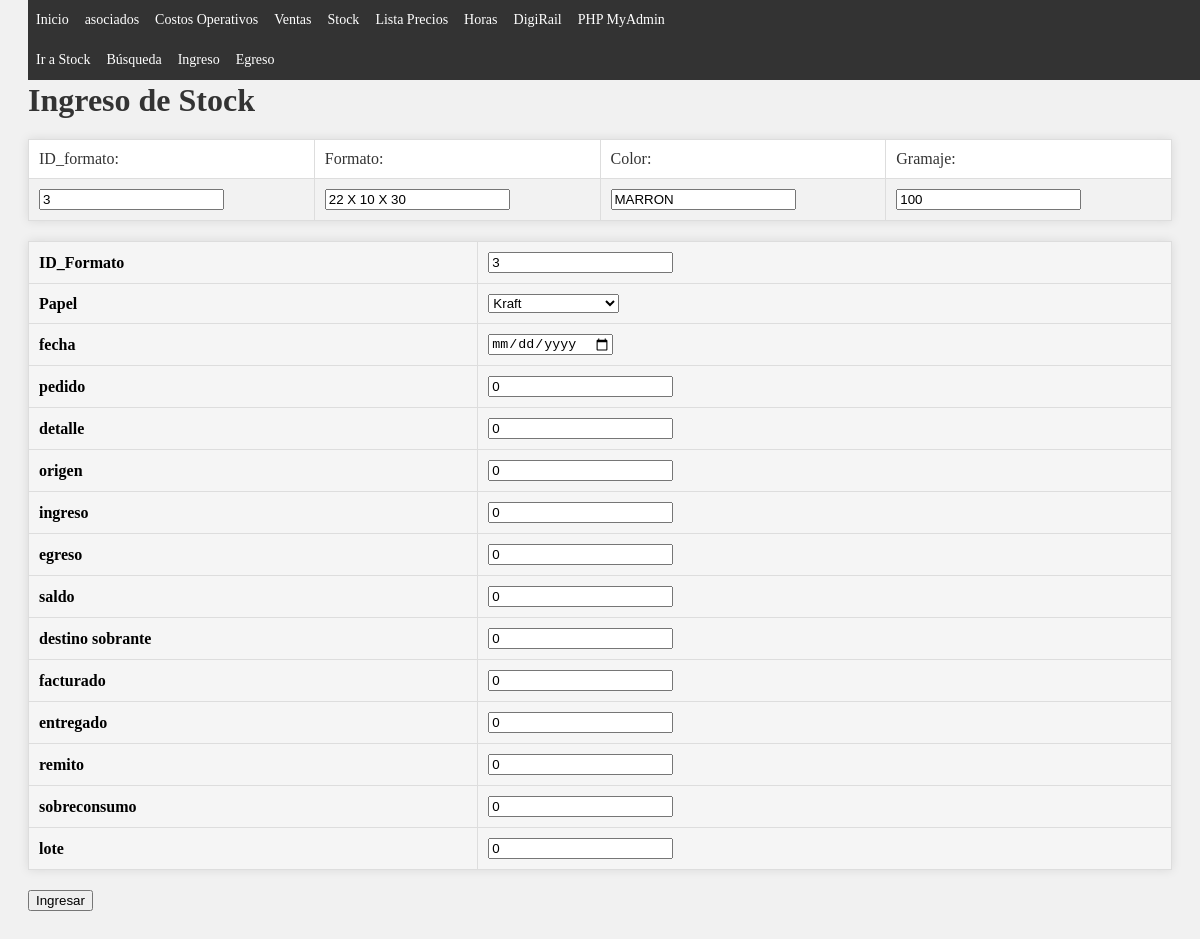
The app's page /Stock/input.php?ID_formato=3 with its own data.
### tables this page shows
CREATE TABLE `tabla_1` (
  `ID_formato` int(11) NOT NULL,
  `formato` varchar(14) NOT NULL,
  `ancho` int(11) NOT NULL,
  `fuelle` int(11) NOT NULL,
  `alto` int(11) NOT NULL,
  `color` varchar(11) NOT NULL,
  `gramaje` int(11) NOT NULL,
  `cantidades` int(11) NOT NULL,
  `manijas` bit(1) NOT NULL,
  `fechatiempo` timestamp NULL DEFAULT CURRENT_TIMESTAMP ON UPDATE CURRENT_TIMESTAMP
);

### Stock/input.php (the view, shortened to what this page needs)
<!DOCTYPE html>
<html>
<head>
    <link rel="stylesheet" href="../CSS/style.css">
    <?php
    require "../includes/header.php";
    require_once 'conn.php';
    $ID_formato = $_GET['ID_formato'];
    $query  = "SELECT * FROM tabla_1 WHERE ID_formato = $ID_formato";
    $result = mysqli_query($conn, $query);
    $row    = mysqli_fetch_assoc($result);
    if ($row) {
        $formato    = $row['formato'];
        $color      = $row['color'  ];
        $gramaje    = $row['gramaje'];
    } else {
        $formato    = "";
        $color      = "";
        $gramaje    = "";
    }
    ?>
</head>
<body>
<div class='topnav2'>
    <ul>
        <li class="<?php echo (basename($_SERVER['PHP_SELF']) == '../stock.php')       ? 'active' : ''; ?>">   <a href='../stock.php'                                             >Ir a Stock    </a></li>
        <li class="<?php echo (basename($_SERVER['PHP_SELF']) == 'busqueda.php')    ? 'active' : ''; ?>">   <a href='busqueda.php?ID_formato=   <?php echo $ID_formato;?>'  >Búsqueda       </a></li>
        <li class="<?php echo (basename($_SERVER['PHP_SELF']) == 'ingreso.php')     ? 'active' : ''; ?>">   <a href='ingreso.php?ID_formato=    <?php echo $ID_formato;?>'  >Ingreso        </a></li>
        <li class="<?php echo (basename($_SERVER['PHP_SELF']) == 'egreso.php')      ? 'active' : ''; ?>">   <a href='egreso.php?ID_formato=     <?php echo $ID_formato;?>'  >Egreso         </a></li>
    </ul>
</div>
    <h1>Ingreso de Stock</h1>
    <form action="procesar.php" method="GET">
        <table>
            <tr>
                <td><label for="ID_formato" >ID_formato:    </label></td>
                <td><label for="formato"    >Formato:       </label></td>
                <td><label for="color"      >Color:         </label></td>
                <td><label for="gramaje"    >Gramaje:       </label></td>
            </tr>
            <tr>
                <td><input type="text" id="ID_formato"          name="ID_formato"       value="<?php echo $ID_formato;      ?>" readonly></td>
                <td><input type="text" id="formato"     name="formato"  value="<?php echo $formato; ?>" readonly></td>
                <td><input type="text" id="color"       name="color"    value="<?php echo $color;   ?>" readonly></td>
                <td><input type="text" id="gramaje"     name="gramaje"  value="<?php echo $gramaje; ?>" readonly></td>
            </tr>
        </table>
        <table>
            <tr>
                <th>ID_Formato               </th>
                <th><input type="text" name="ID_formato" id="ID_formato" value=<?php echo $ID_formato; ?> readonly></th>
            </tr>
            <tr>
                <th>Papel               </th>
                <th><select name="papel">
                        <option value="Kraft">Kraft</option>
                    </select>
                </th>
            </tr>
            <tr>
                <th>fecha               </th>
                <th><input type="date" name="fecha" id="fecha" value = "0" ></th>
            </tr>
            <tr>
                <th>pedido              </th>
                <th><input type="number" name="pedido" id="pedido" value = "0" ></th>
            </tr>
            <tr>
                <th>detalle             </th>
                <th><input type="text" name="detalle" id="detalle" value = "0" ></th>
            </tr>
            <tr>
                <th>origen              </th>
                <th><input type="text" name="origen" id="origen" value = "0" ></th>
            </tr>
            <tr>
                <th>ingreso             </th>
                <th><input type="text" name="ingreso" id="ingreso" value = "0" ></th>
            </tr>
            <tr>
                <th>egreso              </th>
                <th><input type="text" name="egreso" id="egreso" value = "0" ></th>
            </tr>
            <tr>
                <th>saldo               </th>
                <th><input type="text" name="saldo" id="saldo" value = "0" ></th>
            </tr>
            <tr>
                <th>destino	sobrante    </th>
                <th><input type="text" name="destino_sobrante" id="destino_sobrante" value = "0" ></th>
            </tr>
            <tr>
                <th>facturado           </th>
                <th><input type="text" name="facturado" id="facturado" value = "0" ></th>
            </tr>
            <tr>
                <th>entregado           </th>
                <th><input type="text" name="entregado" id="entregado" value = "0" ></th>
            </tr>
            <tr>
                <th>remito              </th>
                <th><input type="text" name="remito" id="remito" value = "0" ></th>
            </tr>
            <tr>
                <th>sobreconsumo        </th>
                <th><input type="text" name="sobreconsumo" id="sobreconsumo" value = "0" ></th>
            </tr>
            <tr>
                <th>lote                </th>
                <th><input type="text" name="lote" id="lote" value = "0" ></th>
            </tr>
        </table>
        <input type="submit" name="add" value="Ingresar">
    </form>
</body>
</html>

### CSS/style.css (style rules this page uses)
body { font-family: Arial, sans-serif; background-color: #f4f4f4; color: #333; }
table { border-collapse: collapse; width: 80%; margin: 20px auto; background-color: #ffffff; box-shadow: 0 0 10px rgba(0,0,0,0.1); }
th, td { border: 1px solid #ddd; padding: 8px; text-align: left; }
th { background-color: #e9e9e9; color: #000; }
tr:nth-child(even) { background-color: #f2f2f2; }
body { font-family: Arial, sans-serif; background-color: #f1f1f1; padding: 20px; }
h1 { color: #333; }
table { width: 100%; border-collapse: collapse; margin-top: 20px; }
table th, table td { padding: 10px; text-align: left; border: 1px solid #ddd; }
table th { background-color: #f5f5f5; }
.topnav2 ul { list-style-type: none; margin: 0; padding: 0; overflow: hidden; background-color: #333; position: fixed; top: 0; width: 100%; margin-top: 40px; }
.topnav2 li { float: left; font-size: 16px; }
.topnav2 li a { display: block; color: white; text-align: center; padding: 12px 8px; text-decoration: none; }
@media screen and (max-width: 1275px) { .topnav2 li { font-size: 15px; } }
@media screen and (max-width: 1200px) { .topnav2 li { font-size: 14px; } }

### CSS/index.css (style rules this page uses)
body { font-family: verdana; resize: none; }
h1, #cabecera p { margin: 0; padding: 0; }

### records on screen
tabla_1: formato "22 X 10 X 30", color "MARRON", gramaje "100"
